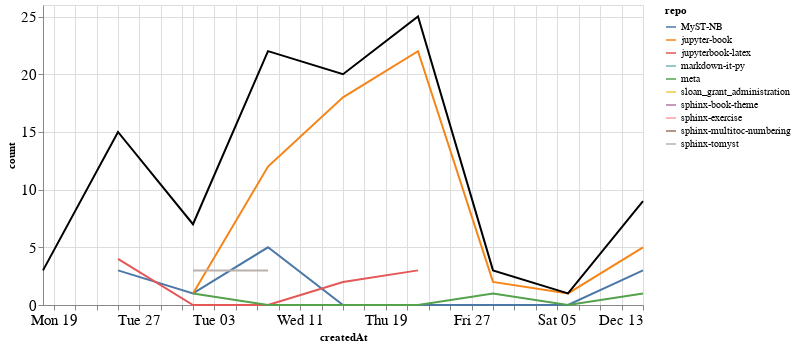

The code cell stored with this chart in its notebook:
### Markdown cell above
### Comments

### Code cell
comments_time = comments.groupby('repo').resample('W', on='createdAt').count()['author'].reset_index()
comments_time = comments_time.rename(columns={'author': 'count'})
comments_time_total = comments_time.groupby('createdAt').agg({"count": "sum"}).reset_index()
ch1 = alt.Chart(comments_time, width=600).mark_line().encode(
    x='createdAt',
    y='count',
    color='repo',
    tooltip="repo"
)

ch2 = alt.Chart(comments_time_total, width=600).mark_line(color="black").encode(
    x='createdAt',
    y='count',
)

ch1 + ch2

### Figure 1 — Vega-Lite specification as saved in the notebook (floating-point values rounded to 4 significant figures)
{"config": {"axisLeft": {"labelFontSize": 15}, "axisBottom": {"labelFontSize": 15}}, "layer": [{"data": {"name": "data-187b1d996dcee02347ee556f8369e580"}, "mark": "line", "encoding": {"color": {"type": "nominal", "field": "repo"}, "tooltip": {"type": "nominal", "field": "repo"}, "x": {"type": "temporal", "field": "createdAt"}, "y": {"type": "quantitative", "field": "count"}}, "width": 600}, {"data": {"name": "data-2e500144e931b3f012e6b1527ae2a8ea"}, "mark": {"type": "line", "color": "black"}, "encoding": {"x": {"type": "temporal", "field": "createdAt"}, "y": {"type": "quantitative", "field": "count"}}, "width": 600}], "$schema": "https://vega.github.io/schema/vega-lite/v4.8.1.json", "datasets": {"data-187b1d996dcee02347ee556f8369e580": [{"repo": "MyST-NB", "createdAt": "2020-10-25T00:00:00", "count": 3}, {"repo": "MyST-NB", "createdAt": "2020-11-01T00:00:00", "count": 1}, {"repo": "MyST-NB", "createdAt": "2020-11-08T00:00:00", "count": 5}, {"repo": "MyST-NB", "createdAt": "2020-11-15T00:00:00", "count": 0}, {"repo": "MyST-NB", "createdAt": "2020-11-22T00:00:00", "count": 0}, {"repo": "MyST-NB", "createdAt": "2020-11-29T00:00:00", "count": 0}, {"repo": "MyST-NB", "createdAt": "2020-12-06T00:00:00", "count": 0}, {"repo": "MyST-NB", "createdAt": "2020-12-13T00:00:00", "count": 3}, {"repo": "jupyter-book", "createdAt": "2020-11-01T00:00:00", "count": 1}, {"repo": "jupyter-book", "createdAt": "2020-11-08T00:00:00", "count": 12}, {"repo": "jupyter-book", "createdAt": "2020-11-15T00:00:00", "count": 18}, {"repo": "jupyter-book", "createdAt": "2020-11-22T00:00:00", "count": 22}, {"repo": "jupyter-book", "createdAt": "2020-11-29T00:00:00", "count": 2}, {"repo": "jupyter-book", "createdAt": "2020-12-06T00:00:00", "count": 1}, {"repo": "jupyter-book", "createdAt": "2020-12-13T00:00:00", "count": 5}, {"repo": "jupyterbook-latex", "createdAt": "2020-10-25T00:00:00", "count": 4}, {"repo": "jupyterbook-latex", "createdAt": "2020-11-01T00:00:00", "count": 0}, {"repo": "jupyterbook-latex", "createdAt": "2020-11-08T00:00:00", "count": 0}, {"repo": "jupyterbook-latex", "createdAt": "2020-11-15T00:00:00", "count": 2}, {"repo": "jupyterbook-latex", "createdAt": "2020-11-22T00:00:00", "count": 3}, {"repo": "markdown-it-py", "createdAt": "2020-10-25T00:00:00", "count": 8}, {"repo": "meta", "createdAt": "2020-11-01T00:00:00", "count": 1}, {"repo": "meta", "createdAt": "2020-11-08T00:00:00", "count": 0}, {"repo": "meta", "createdAt": "2020-11-15T00:00:00", "count": 0}, {"repo": "meta", "createdAt": "2020-11-22T00:00:00", "count": 0}, {"repo": "meta", "createdAt": "2020-11-29T00:00:00", "count": 1}, {"repo": "meta", "createdAt": "2020-12-06T00:00:00", "count": 0}, {"repo": "meta", "createdAt": "2020-12-13T00:00:00", "count": 1}, {"repo": "sloan_grant_administration", "createdAt": "2020-10-18T00:00:00", "count": 2}, {"repo": "sphinx-book-theme", "createdAt": "2020-11-08T00:00:00", "count": 2}, {"repo": "sphinx-exercise", "createdAt": "2020-10-18T00:00:00", "count": 1}, {"repo": "sphinx-multitoc-numbering", "createdAt": "2020-11-01T00:00:00", "count": 1}, {"repo": "sphinx-tomyst", "createdAt": "2020-11-01T00:00:00", "count": 3}, {"repo": "sphinx-tomyst", "createdAt": "2020-11-08T00:00:00", "count": 3}], "data-2e500144e931b3f012e6b1527ae2a8ea": [{"createdAt": "2020-10-18T00:00:00", "count": 3}, {"createdAt": "2020-10-25T00:00:00", "count": 15}, {"createdAt": "2020-11-01T00:00:00", "count": 7}, {"createdAt": "2020-11-08T00:00:00", "count": 22}, {"createdAt": "2020-11-15T00:00:00", "count": 20}, {"createdAt": "2020-11-22T00:00:00", "count": 25}, {"createdAt": "2020-11-29T00:00:00", "count": 3}, {"createdAt": "2020-12-06T00:00:00", "count": 1}, {"createdAt": "2020-12-13T00:00:00", "count": 9}]}}
